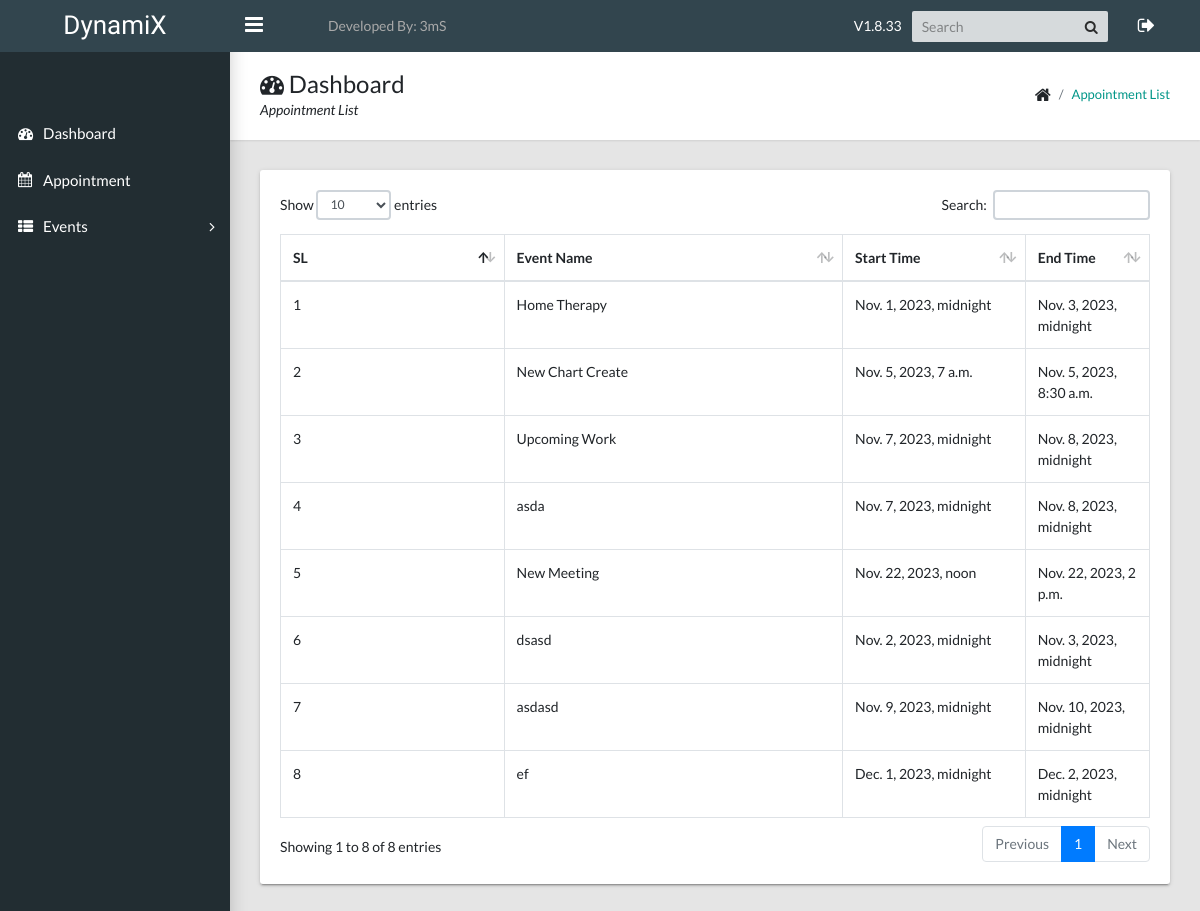
The page /all-event-list/ (signed in) on the database as committed earlier.
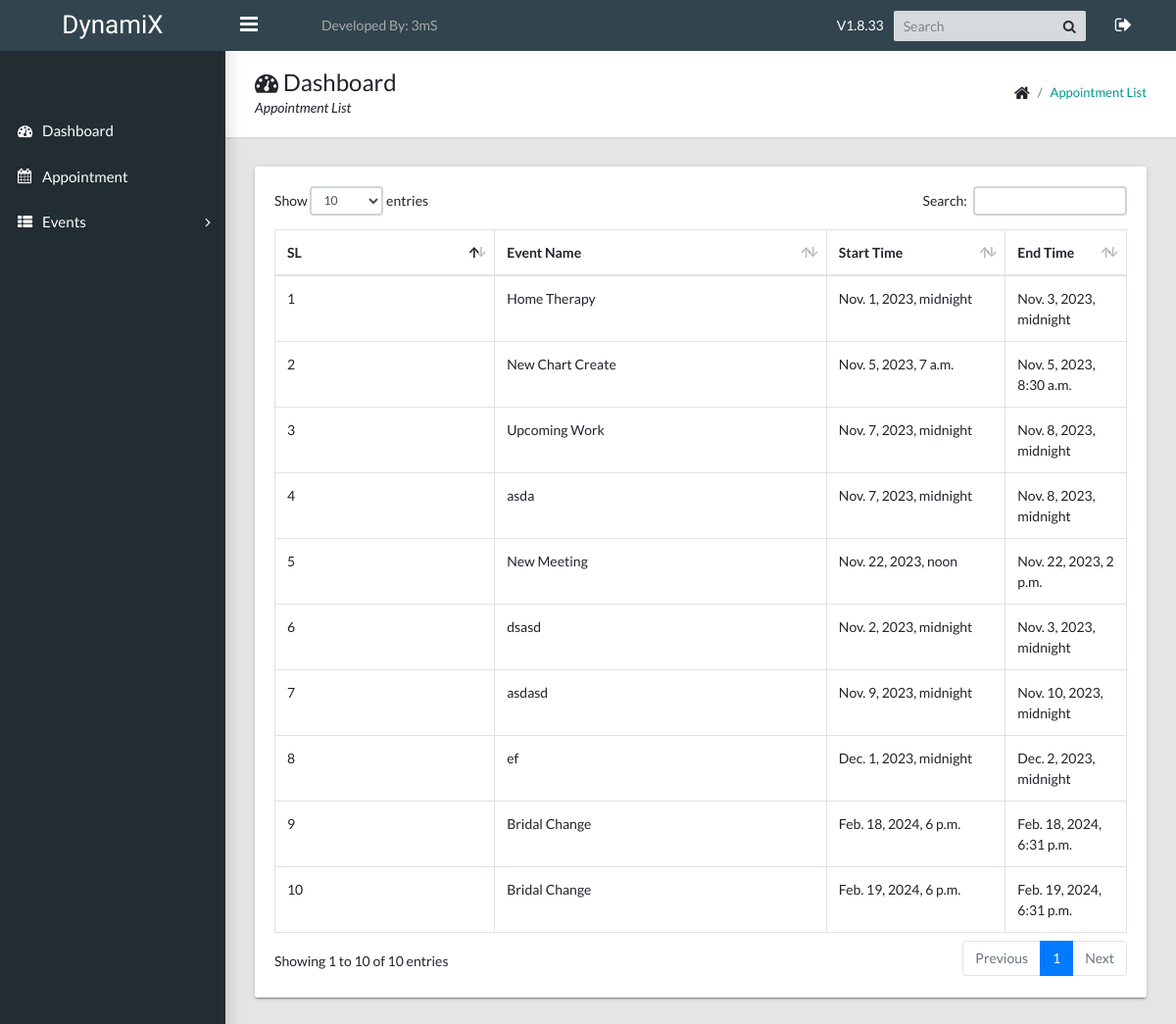
The same page on the database as committed later.
### calendarapp/models/event.py (models this page shows, shortened)
class Event(EventAbstract):
    user = models.ForeignKey(User, on_delete=models.CASCADE, related_name="events")
    title = models.CharField(max_length=200)
    description = models.TextField()
    start_time = models.DateTimeField()
    end_time = models.DateTimeField()
    objects = EventManager()

### calendarapp/views/event_list.py (the view)
# urls.py: path("all-event-list/", views.AllEventsListView.as_view(), name="all_events"),
class AllEventsListView(ListView):
    template_name = "calendarapp/events_list.html"
    model = Event
    def get_queryset(self):
        return Event.objects.get_all_events(user=self.request.user)

### calendarapp/models/event.py (called while the page is built)
    def get_all_events(self, user):
        events = Event.objects.filter(user=user, is_active=True, is_deleted=False)
        return events

### templates/calendarapp/events_list.html (shortened to what this page needs)
{% extends 'base/base.html' %}
{% load static %}
{% block breadcrumb %}
    <div>
        <h1><i class="fa fa-dashboard"></i> Dashboard</h1>
        <p>Appointment List</p>
    </div>
    <ul class="app-breadcrumb breadcrumb">
        <li class="breadcrumb-item"><i class="fa fa-home fa-lg"></i></li>
        <li class="breadcrumb-item"><a href="#">Appointment List</a></li>
    </ul>
{% endblock breadcrumb %}
{% block content %}
<div class="row">
    <div class="col-md-12">
        <div class="tile">
            <div class="tile-body">
                <div class="table-responsive">
                    <div id="sampleTable_wrapper" class="dataTables_wrapper container-fluid dt-bootstrap4 no-footer">
                        <div class="row">
                            <div class="col-sm-12">
                                <table class="table table-hover table-bordered dataTable no-footer" id="sampleTable" role="grid" aria-describedby="sampleTable_info">
                                    <thead>
                                        <tr role="row">
                                            <th class="sorting_asc" tabindex="0" aria-controls="sampleTable" rowspan="1" colspan="1" aria-sort="ascending" aria-label="Name: activate to sort column descending" style="width: 261.641px;">SL</th>
                                            <th class="sorting" tabindex="0" aria-controls="sampleTable" rowspan="1" colspan="1" aria-label="Position: activate to sort column ascending" style="width: 417.312px;">Event Name</th>
                                            <th class="sorting" tabindex="0" aria-controls="sampleTable" rowspan="1" colspan="1" aria-label="Office: activate to sort column ascending" style="width: 189.281px;">Start Time</th>
                                            <th class="sorting" tabindex="0" aria-controls="sampleTable" rowspan="1" colspan="1" aria-label="Age: activate to sort column ascending" style="width: 102.141px;">End Time</th>
                                        </tr>
                                    </thead>
                                    <tbody>
                                        {% for event in object_list %}
                                            <tr role="row" class="odd">
                                                <td class="sorting_1">{{ forloop.counter }}</td>
                                                <td>{{ event.title }}</td>
                                                <td>{{ event.start_time }}</td>
                                                <td>{{ event.end_time }}</td>
                                            </tr>
                                        {% endfor %}
                                    </tbody>
                                </table>
                            </div>
                        </div>
                    </div>
                </div>
            </div>
        </div>
    </div>
</div>
{% endblock content %}

Rows that differ between the two databases and show on the page:
added Event: title "Bridal Change", start_time "Feb. 18, 2024, 6 p.m.", end_time "Feb. 18, 2024, 6:31 p.m."
added Event: title "Bridal Change", start_time "Feb. 19, 2024, 6 p.m.", end_time "Feb. 19, 2024, 6:31 p.m."
Other text that changed with them:
text written by a page script: "Show entries Search: Showing 1 to 8 of 8 entries Previous 1 Next" → "Show entries Search: Showing 1 to 10 of 10 entries Previous 1 Next"
